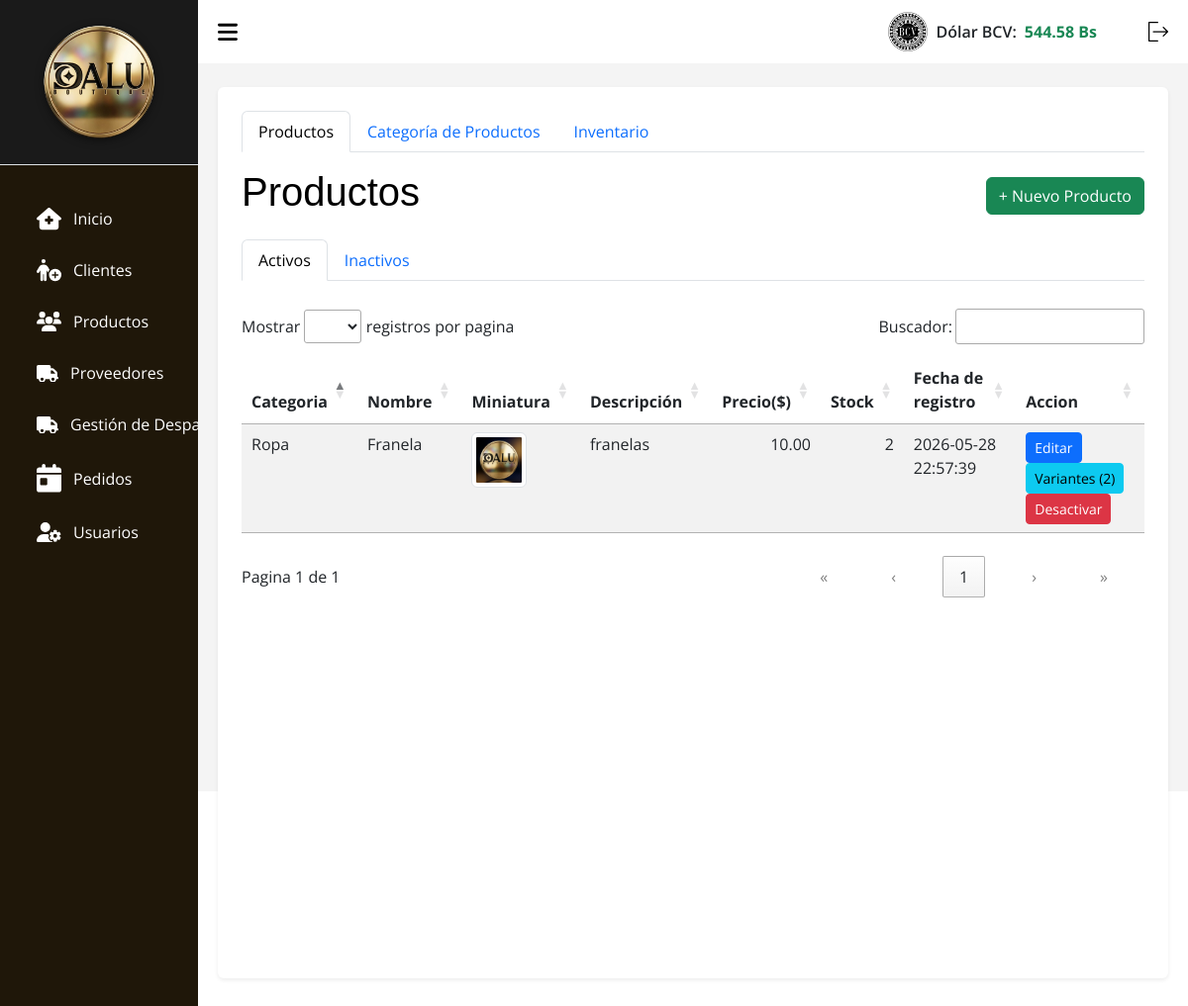
The page /index.php?c=Productos (signed in) on the database its author committed.
### tables this page shows
CREATE TABLE `tasa` (
  `id` int(11) NOT NULL,
  `valor` decimal(10,2) NOT NULL,
  `fecha_actualizacion` datetime NOT NULL DEFAULT current_timestamp()
);

CREATE TABLE `productos` (
  `id` int(11) NOT NULL,
  `id_categoria` int(11) NOT NULL,
  `nombre` varchar(150) NOT NULL,
  `descripcion` text DEFAULT NULL,
  `precio_venta` decimal(10,2) NOT NULL,
  `precio_oferta` decimal(10,2) DEFAULT NULL,
  `stock_total` int(11) NOT NULL DEFAULT 0,
  `stock_minimo` int(11) DEFAULT 3,
  `marca` varchar(50) DEFAULT NULL,
  `imagen_principal` varchar(255) DEFAULT NULL,
  `activo` tinyint(1) DEFAULT 1,
  `ventas_totales` int(11) DEFAULT 0,
  `fecha_registro` timestamp NOT NULL DEFAULT current_timestamp()
);

CREATE TABLE `categorias` (
  `id` int(11) NOT NULL,
  `nombre` varchar(100) NOT NULL,
  `descripcion` text DEFAULT NULL,
  `fecha_registro` timestamp NOT NULL DEFAULT current_timestamp(),
  `activo` tinyint(1) NOT NULL DEFAULT 1
);

### src/Models/Conexion.php (called while the page is built, shortened)
<?php
    class Conexion extends PDO {
        function __construct() {
            $servername = "localhost";
            $username = "root";
            $password = "";
            $dbname = "tiendadalu";
        }
    }

### src/Models/Tasa.php (called while the page is built, shortened)
<?php
class Tasa {
    private $db;
    public function __construct() {
        $this->db = new Conexion();
    }
    public function getLatest() {
        try {
            $stmt = $this->db->prepare("SELECT * FROM tasa ORDER BY id DESC LIMIT 1");
            $stmt->execute();
            return $stmt->fetch(PDO::FETCH_ASSOC);
        } catch (PDOException $e) {
            return false;
        }
    }
}

### src/Models/Productos.php (called while the page is built, shortened)
<?php
class Productos extends Conexion {
    public function search() {
        $sql = "SELECT
                    p.*,
                    c.nombre AS categoria_nombre,
                    (SELECT COUNT(*) FROM producto_variantes WHERE id_producto = p.id AND activo = 1) as total_variantes
                FROM productos p
                JOIN categorias c ON p.id_categoria = c.id
                WHERE p.activo = 1
                ORDER BY p.fecha_registro DESC";
        $stmt = $this->prepare($sql);
        $stmt->execute();
        return $stmt->fetchAll(PDO::FETCH_ASSOC);
    }
}

### src/Views/V_Productos.php (the view, shortened to what this page needs)
<!DOCTYPE html>
<html lang="es">
<head>
    <link rel="stylesheet" href="assets/css/css.css">
    <link rel="stylesheet" href="assets/css/tabla.css">
    <link rel="stylesheet" href="assets/css/header.css">
    <link rel="stylesheet" href="assets/bootstrap.min.css">
    <link rel="stylesheet" href="assets/DataTablet/datatables.css">
</head>
<body>
    <?php require_once __DIR__ . "/../Views/layout/header.php"; ?>
    <main>
        <div class="container bg-white p-4 rounded shadow-sm">
            <ul class="nav nav-tabs mb-3" id="mainTabs" role="tablist">
                <li class="nav-item">
                    <button class="nav-link active" id="tab-productos" data-bs-toggle="tab" data-bs-target="#productos"
                        type="button">Productos</button>
                </li>
                <li class="nav-item">
                    <button class="nav-link" id="tab-categorias" data-bs-toggle="tab" data-bs-target="#categorias"
                        type="button">Categoría de Productos</button>
                </li>
                <li class="nav-item">
                    <button class="nav-link" id="tab-inventario" data-bs-toggle="tab" data-bs-target="#inventario"
                        type="button">Inventario</button>
                </li>
            </ul>
            <div class="tab-content">
                <div class="tab-pane fade show active" id="productos">
                    <div class="d-flex justify-content-between align-items-center mb-3">
                        <h1 class="titulo text-black">Productos</h1>
                        <button class="btn btn-success" data-bs-toggle="modal" data-bs-target="#modalAgregar">+ Nuevo
                        Producto</button>
                    </div>
                    <ul class="nav nav-tabs mb-3" id="productoTabs" role="tablist">
                        <li class="nav-item">
                            <button class="nav-link active" id="activos-tab" data-bs-toggle="tab" data-bs-target="#activos"
                                type="button">Activos</button>
                        </li>
                        <li class="nav-item">
                            <button class="nav-link" id="inactivos-tab" data-bs-toggle="tab" data-bs-target="#inactivos"
                                type="button">Inactivos</button>
                        </li>
                    </ul>
                    <div class="tab-content">
                        <div class="tab-pane fade show active" id="activos">
                            <div class="table-responsive">
                                <table id="tablaActivos" class="table-DT table table-striped">
                                    <thead>
                                        <tr>
                                            <th scope="col">Categoria</th>
                                            <th scope="col">Nombre</th>
                                            <th scope="col">Miniatura</th>
                                            <th scope="col">Descripción</th>
                                            <th scope="col">Precio($)</th>
                                            <th scope="col">Stock</th>
                                            <th scope="col">Fecha de registro</th>
                                            <th scope="col">Accion</th>
                                        </tr>
                                    </thead>
                                    <tbody>
                                        <?php foreach ($productos as $p): ?>
                                        <tr>
                                            <td><?php echo $p['categoria_nombre'] ?? $p['categoria']; ?></td>
                                            <td><?php echo $p['nombre']; ?></td>
                                            <td>
                                                <?php $thumb = !empty($p['imagen_principal']) ? $p['imagen_principal'] : 'assets/img/products/default.jpeg'; ?>
                                                <img src="<?= htmlspecialchars($thumb) ?>" alt="miniatura" class="img-thumbnail product-thumb" style="width:56px;height:56px;object-fit:cover;cursor:pointer;" data-src="<?= htmlspecialchars($thumb) ?>" />
                                            </td>
                                            <td><?php echo $p['descripcion']; ?></td>
                                            <td><?php echo $p['precio_venta'] ?? $p['precio']; ?></td>
                                            <td><?php echo $p['stock_total'] ?? $p['stock']; ?></td>
                                            <td><?php echo $p['fecha_registro']; ?></td>
                                            <td>
                                                <button class="btn btn-sm btn-primary" data-bs-toggle="modal"
                                                    data-bs-target="#modalEditar<?= $p['id'] ?>">Editar</button>
                                                <button type="button" class="btn btn-sm btn-info view-variants-btn" data-id="<?= $p['id'] ?>">Variantes (<?= $p['total_variantes'] ?? 0 ?>)</button>
                                                <button type="button" class="btn btn-sm btn-danger" data-bs-toggle="modal"
                                                    data-bs-target="#modalConfirmarEliminar<?= $p['id'] ?>">Desactivar</button>
                                            </td>
                                        </tr>
                                        <?php endforeach; ?>
                                    </tbody>
                                </table>
                            </div>
                        </div>
                        </div>
                    </div>
                </div>
            </div>
    </main>
    </body>
    </html>

### src/Views/layout/header.php (shortened to what this page needs)
<?php
$tasaModel_header = new Tasa();
$tasaActual_header = $tasaModel_header->getLatest();
$tasaValor = $tasaActual_header ? number_format((float)$tasaActual_header['valor'], 2) : '0.00';
?>
<section id="sidebar">
  <div class="sidebar-heading border-bottom p-3" style="background-color: #1a1a1a; text-align: center;">
    <img src="assets/img/dalulisto.png" style="max-width: 80%; height: auto; filter: drop-shadow(0px 2px 4px rgba(0,0,0,0.5));" alt="Logo Dalu">
  </div>
  <ul class="side-menu">
    <li class="nav-item m-1 fs-6">
      <a class="nav-link active" aria-current="page" href="?c=Home">
        Inicio</a>
    </li>
    <li class="nav-item m-1 fs-6">
      <a class="nav-link" href="?c=Clientes">
        Clientes
      </a>
    </li>
    <li class="nav-item m-1 fs-6">
      <a class="nav-link" href="?c=Productos">
        Productos
      </a>
    </li>
    <li class="nav-item m-1 fs-6">
      <a class="nav-link" href="?c=Proveedores">
        Proveedores
      </a>
    </li>
<li class="nav-item m-1 fs-6">
      <a class="nav-link" href="?c=Despacho">
        Gestión de Despachos
      </a>
    </li>
    <li class="nav-item m-1 fs-6">
      <a class="nav-link" href="?c=Pedidos">
        Pedidos
      </a>
    </li>
    <li class="nav-item  m-1 fs-6">
      <a class="nav-link" href="?c=Usuarios">
        Usuarios
      </a>
    </li>
  </ul>
</section>
<section id="content">
  <nav>
    <div class="d-flex align-items-center ms-auto me-4" id="bcvDiv" style="cursor:pointer;" data-bs-toggle="modal" data-bs-target="#modalTasa">
        <img class="img-bcv me-2" src="assets/img/bcv2.png" alt="BCV" width="40">
        <span class="text-dark fw-semibold me-2">Dólar BCV:</span>
        <span class="text-success fw-bold" id="Dolar_bcv"><?= htmlspecialchars($tasaValor) ?> Bs</span>
    </div>
    <form action="index.php?c=login&a=Logout" method="POST">
      <button type="submit" style="background: none; border: none; cursor: pointer;">
      </button>
    </form>
  </nav>

### assets/css/css.css (style rules this page uses)
* { margin: 0; padding: 0; text-decoration: none; box-sizing: border-box; font-family: 'Segoe UI', Tahoma, Geneva, Verdana, sans-serif; }
body { font-family: Arial, Helvetica, sans-serif; height: 100vh; display: flex; flex-wrap: nowrap; background: #9794942c; }
main { width: 100%; padding: 24px 20px 20px 20px; }

### assets/css/tabla.css (style rules this page uses)
.titulo { color: #0508c7; font-family: Impact, Haettenschweiler, 'Arial Narrow Bold', sans-serif; }
.table { border-radius: 10px; }

### assets/css/header.css (style rules this page uses)
* { font-family: 'Open Sans', sans-serif; margin: 0; padding: 0; box-sizing: border-box; }
:root { --grey: #F1F0F6; --dark-grey: #2610a1be; --light: #fff; --dark: #000; --green: #81D43A; --light-green: #E3FFCB; --blue: #1775F1; --light-blue: #D0E4FF; --dark-blue: #0C5FCD; --red: #FC3B56; }
li { list-style: none; }
#sidebar { position: fixed; max-width: 200px; width: 100%; background: var(--light); top: 0; left: 0; height: 100%; overflow-y: auto; scrollbar-width: none; transition: all .3s ease; background-color: #1f1709; z-index: 200; }
#sidebar .icon { min-width: 22px; display: flex; justify-content: center; align-items: center; margin-right: 12px; }
#sidebar .side-menu { margin: 30px 0; padding: 0 18px; transition: all .3s ease; }
#sidebar .side-menu a { display: flex; align-items: center; font-size: 16px; color: var(--light); padding: 12px 16px 12px 0; border-radius: 20px; margin: 4px 0; white-space: nowrap; }
#content { position: relative; width: calc(100% - 200px); left: 200px; transition: all .3s ease; background-color: #49494a0f; }
nav { background: var(--light); height: 64px; padding: 0 20px; display: flex; align-items: center; grid-gap: 28px; position: sticky; top: 0; left: 0; z-index: 100; justify-content: space-between; }
nav .toggle-sidebar { font-size: 18px; cursor: pointer; }
svg { width: 20px; cursor: pointer; }
.icon { margin-left: 15px; align-items: baseline; width: 25px; transition: 1.3s; }

### assets/DataTablet/datatables.css (style rules this page uses)
:root { --dt-row-selected: 13, 110, 253; --dt-row-selected-text: 255, 255, 255; --dt-row-selected-link: 9, 10, 11; --dt-row-stripe: 0, 0, 0; --dt-row-hover: 0, 0, 0; --dt-column-ordering: 0, 0, 0; --dt-html-background: white; }
table.dataTable thead > tr > th.dt-orderable-asc, table.dataTable thead > tr > th.dt-orderable-desc, table.dataTable thead > tr > th.dt-ordering-asc, table.dataTable thead > tr > th.dt-ordering-desc, table.dataTable thead > tr > td.dt-orderable-asc, table.dataTable thead > tr > td.dt-orderable-desc, table.dataTable thead > tr > td.dt-ordering-asc, table.dataTable thead > tr > td.dt-ordering-desc { position: relative; padding-right: 30px; }
table.dataTable thead > tr > th.dt-orderable-asc, table.dataTable thead > tr > th.dt-orderable-desc, table.dataTable thead > tr > td.dt-orderable-asc, table.dataTable thead > tr > td.dt-orderable-desc { cursor: pointer; }
table.dataTable th, table.dataTable td { box-sizing: border-box; }
table.dataTable th.dt-type-numeric, table.dataTable th.dt-type-date, table.dataTable td.dt-type-numeric, table.dataTable td.dt-type-date { text-align: right; }
table.dataTable thead th, table.dataTable thead td, table.dataTable tfoot th, table.dataTable tfoot td { text-align: left; }
table.dataTable { width: 100%; margin: 0 auto; border-spacing: 0; }
table.dataTable thead th, table.dataTable tfoot th { font-weight: bold; }
table.dataTable > thead > tr > th, table.dataTable > thead > tr > td { padding: 10px; border-bottom: 1px solid rgba(0, 0, 0, 0.3); }
table.dataTable > tbody > tr { background-color: transparent; }
table.dataTable > tbody > tr:first-child > * { border-top: none; }
table.dataTable > tbody > tr:last-child > * { border-bottom: none; }
table.dataTable > tbody > tr > th, table.dataTable > tbody > tr > td { padding: 8px 10px; }
div.dt-container div.dt-layout-full > *:only-child { margin-left: auto; margin-right: auto; }
div.dt-container.dt-empty-footer tbody > tr:last-child > * { border-bottom: 1px solid rgba(0, 0, 0, 0.3); }

### rows shown on the page
tasa: valor "544.58"
productos: id_categoria.nombre "Ropa", nombre "Franela", descripcion "franelas", precio_venta "10.00", stock_total "2", fecha_registro "2026-05-28 22:57:39", total_variantes "2"
